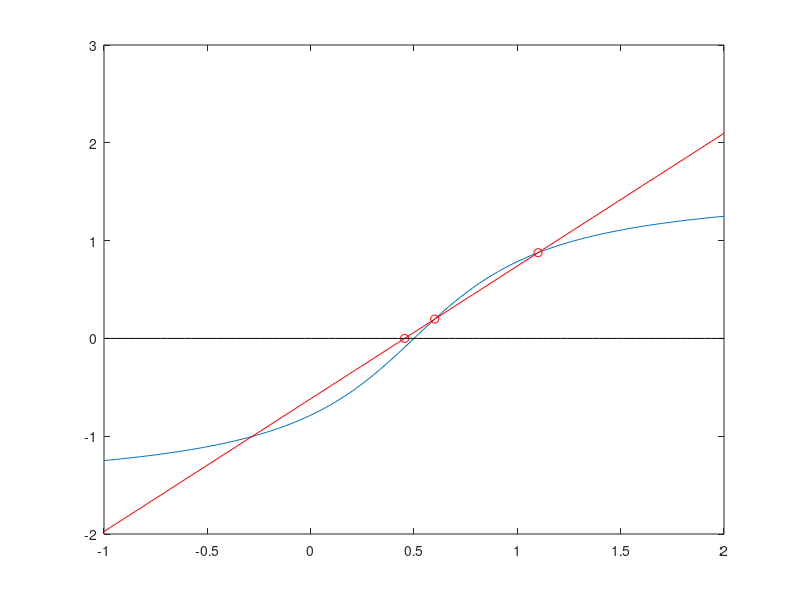

The MATLAB script that drew this image:
f = @(x) atan(2*(x - .5));
xplot = linspace(-1,2,100);
x1 = .6;
x2 = 1.1;
g = @(x) (f(x1)-f(x2))*(x-x1)/(x1-x2) + f(x1);
x3 = -f(x1)*(x1-x2)/(f(x1)-f(x2))+x1;
close all;
plot(xplot,f(xplot));
hold on;
plot(xplot,g(xplot),'r');
plot([x1 x2 x3], [g([x1 x2]) 0],'ro')
plot(xplot,zeros(size(xplot)),'k')
